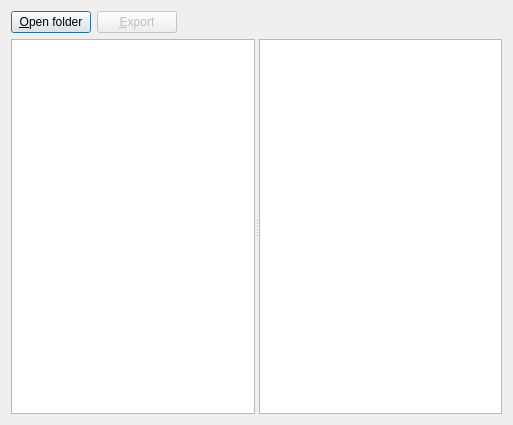
<?xml version="1.0" encoding="UTF-8"?>
<ui version="4.0">
 <class>Dialog</class>
 <widget class="QDialog" name="Dialog">
  <property name="geometry">
   <rect>
    <x>0</x>
    <y>0</y>
    <width>513</width>
    <height>425</height>
   </rect>
  </property>
  <property name="windowTitle">
   <string>Xcursor Viewer</string>
  </property>
  <layout class="QVBoxLayout" name="verticalLayout">
   <item>
    <widget class="QWidget" name="widget" native="true">
     <layout class="QHBoxLayout" name="horizontalLayout">
      <property name="leftMargin">
       <number>0</number>
      </property>
      <property name="topMargin">
       <number>0</number>
      </property>
      <property name="rightMargin">
       <number>0</number>
      </property>
      <property name="bottomMargin">
       <number>0</number>
      </property>
      <item>
       <widget class="QPushButton" name="pbOpenFolder">
        <property name="text">
         <string>&amp;Open folder</string>
        </property>
       </widget>
      </item>
      <item>
       <widget class="QPushButton" name="pbExport">
        <property name="enabled">
         <bool>false</bool>
        </property>
        <property name="text">
         <string>&amp;Export</string>
        </property>
       </widget>
      </item>
      <item>
       <spacer name="horizontalSpacer">
        <property name="orientation">
         <enum>Qt::Horizontal</enum>
        </property>
        <property name="sizeHint" stdset="0">
         <size>
          <width>40</width>
          <height>20</height>
         </size>
        </property>
       </spacer>
      </item>
      <item>
       <widget class="QLabel" name="preview">
        <property name="text">
         <string/>
        </property>
       </widget>
      </item>
     </layout>
    </widget>
   </item>
   <item>
    <widget class="QSplitter" name="splitter">
     <property name="sizePolicy">
      <sizepolicy hsizetype="Expanding" vsizetype="Expanding">
       <horstretch>0</horstretch>
       <verstretch>0</verstretch>
      </sizepolicy>
     </property>
     <property name="orientation">
      <enum>Qt::Horizontal</enum>
     </property>
     <widget class="QTreeWidget" name="twCursors">
      <attribute name="headerVisible">
       <bool>false</bool>
      </attribute>
      <column>
       <property name="text">
        <string notr="true">1</string>
       </property>
      </column>
     </widget>
     <widget class="QTextEdit" name="teCursorInfo">
      <property name="readOnly">
       <bool>true</bool>
      </property>
     </widget>
    </widget>
   </item>
  </layout>
 </widget>
 <resources/>
 <connections/>
</ui>
